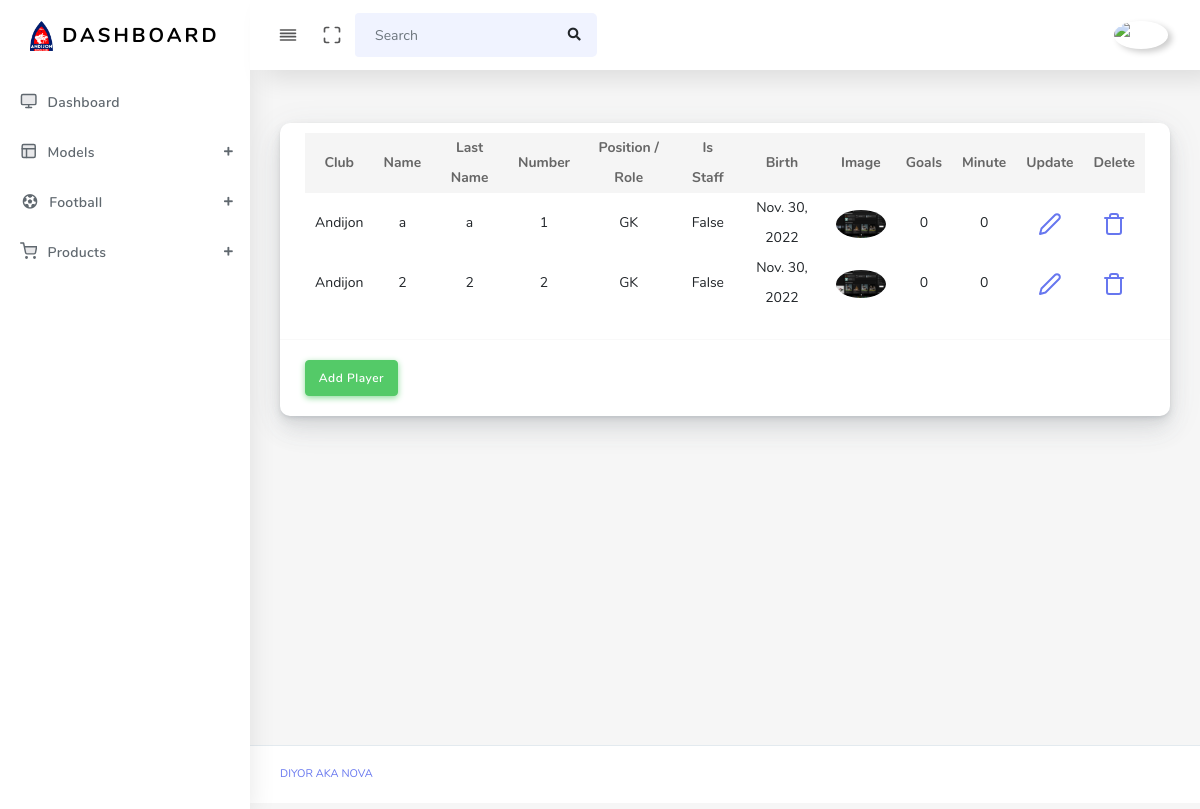
Page /player/ (signed in) on the earlier database version.
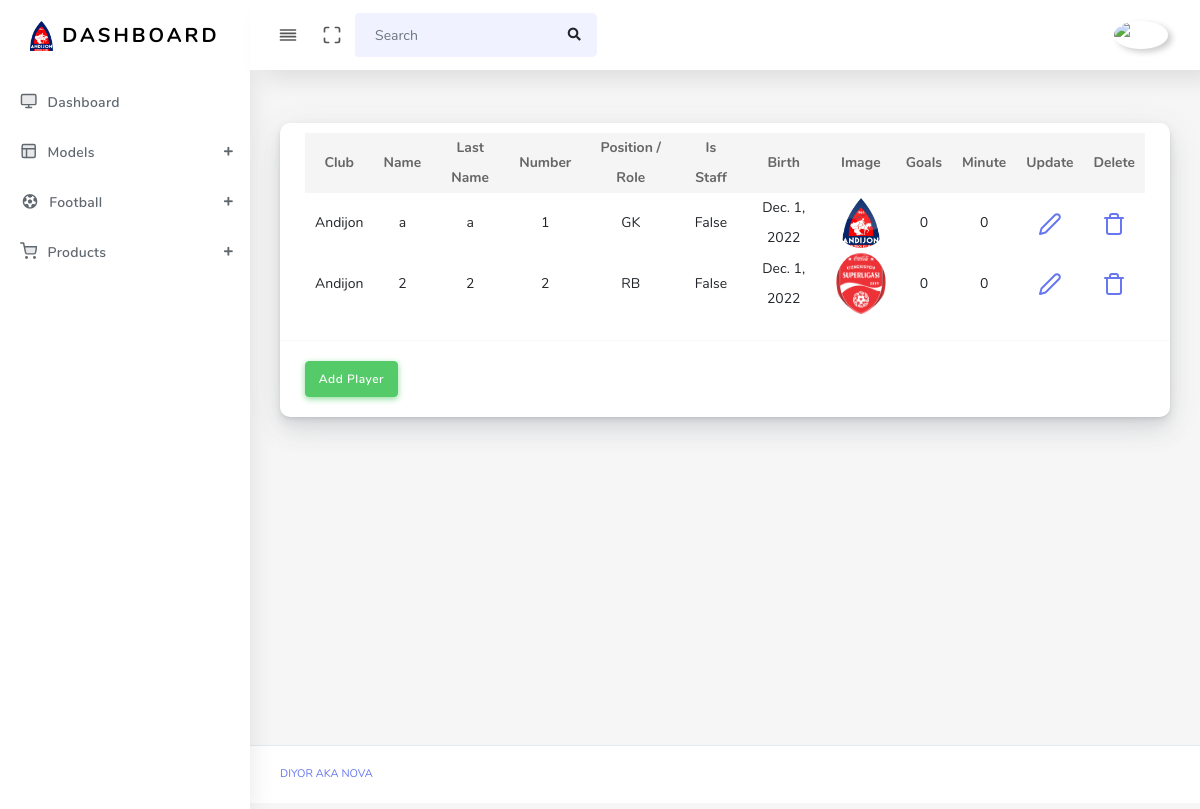
Same page on the later database version.
### main/models.py (models this page shows, shortened)
class Player(models.Model):  # done
    club = models.ForeignKey(Club, on_delete=models.SET_NULL, null=True, blank=True)
    name = models.CharField(max_length=210)
    l_name = models.CharField(max_length=210)
    number = models.IntegerField(null=True, blank=True)
    position = models.IntegerField(choices=(
        (1, 'GK'),
        (2, 'RB'), (3, 'CB'), (4, 'LB'),
        (5, 'CMD'), (6, 'MD'),
        (7, 'RW'), (8, 'LW'), (9, 'ST'),
        (10, 'trainer'), (11, 'sub-trainer'), (12, 'analytic')
    ))
    is_staff = models.BooleanField(default=False)
    birth = models.DateField()
    img = models.ImageField(upload_to='players/')
    sub_on = models.IntegerField(default=0)
    sub_off = models.IntegerField(default=0)
    goals = models.IntegerField(default=0)
    minute = models.IntegerField(default=0)

class Club(models.Model):  # done
    name = models.CharField(max_length=210)
    logo = models.ImageField(upload_to='club/')
    league = models.ForeignKey(League, on_delete=models.SET_NULL, null=True, blank=True)

### main/views.py (the view)
# urls.py: path('player/', player_view, name='player'),
@login_required(login_url='login')
def player_view(request):
    context = {
        'player': Player.objects.all(),
    }
    return render(request, 'player.html', context)

### templates/player.html
{% extends "base.html" %}
{% load static %}
{% block content %}
<div class="main-content">
    <section class="section">
        <div class="section-body">
            <div class="row">
                <div class="col-12 col-md-12 col-lg-12">
                    <div class="card">
                        <div class="card-header">
                            <table class="table table-hover" style="text-align: center;">
                                <thead>
                                    <tr>
                                        <th scope="col">Club</th>
                                        <th scope="col">Name</th>
                                        <th scope="col">Last Name</th>
                                        <th scope="col">Number</th>
                                        <th scope="col">Position / Role</th>
                                        <th scope="col">Is Staff</th>
                                        <th scope="col">Birth</th>
                                        <th scope="col">Image</th>
                                        <th scope="col">Goals</th>
                                        <th scope="col">Minute</th>
                                        <th scope="col">Update</th>
                                        <th scope="col">Delete</th>
                                    </tr>
                                </thead>
                                <tbody>
                                    {% for i in player %}
                                        <tr>
                                            <td>{{ i.club.name }}</td>
                                            <td>{{ i.name }}</td>
                                            <td>{{ i.l_name }}</td>
                                            <td>{{ i.number }}</td>
                                            <td>{{ i.get_position_display }}</td>
                                            <td>{{ i.is_staff }}</td>
                                            <td>{{ i.birth }}</td>
                                            <td><img alt="{{ i.img }}" src="{{ i.img.url }}" class="rounded-circle" width="50" data-toggle="tooltip"></td>
                                            {% if i.is_staff == False %}
                                                <td>{{ i.goals }}</td>
                                                <td>{{ i.minute }}</td>
                                            {% else %}
                                                <td>None</td>
                                                <td>None</td>
                                            {% endif %}
                                            <td><a href="{% url 'update-player' i.id %}"><i class="align-middle" data-feather="edit-2"></i></a></td>
                                            <td><a href="{% url 'delete-player' i.id %}"><i class="align-middle" data-feather="trash"></i></a></td>
                                        </tr>
                                    {% endfor %}
                                </tbody>
                            </table>
                        </div>
                        <div class="card-body">
                            <a href="{% url 'add-player' %}"><button class="btn btn-success">Add Player</button></a>
                        </div>
                    </div>
                </div>
            </div>
        </div>
    </section>
</div>
{% endblock %}

Differences in the rows shown:
changed Player "GK": birth "Nov. 30, 2022" → "Dec. 1, 2022"; img: a different picture
changed Player (number 2 of 2 on the later page): position "GK" → "RB"; birth "Nov. 30, 2022" → "Dec. 1, 2022"; img: a different picture
